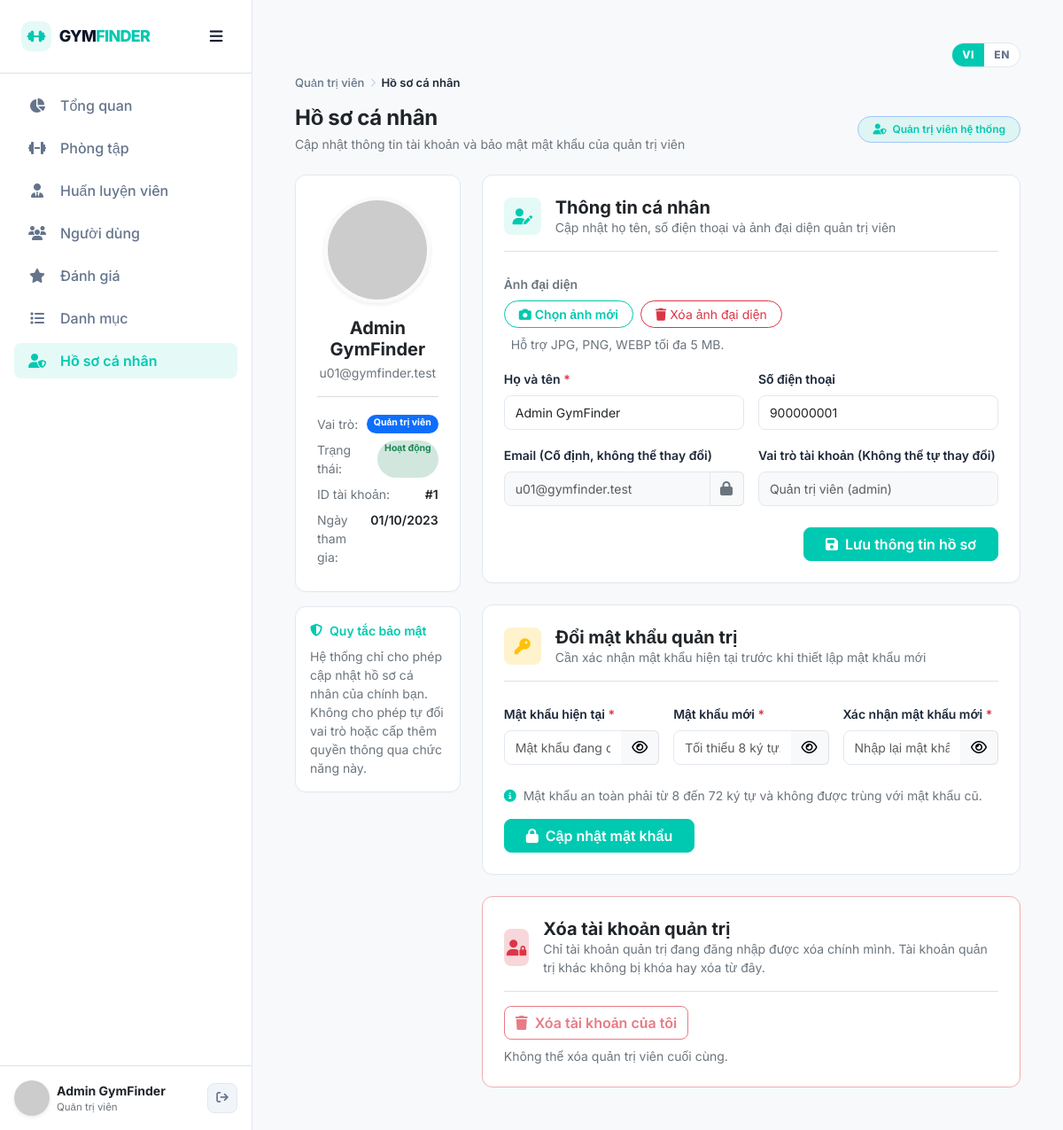
The page /admin/pages/profile.php (signed in) on the database its author committed.
### tables this page shows
CREATE TABLE users (
  id            INT UNSIGNED NOT NULL AUTO_INCREMENT,
  full_name     VARCHAR(100) NOT NULL,
  email         VARCHAR(255) NOT NULL,
  phone         VARCHAR(20)  NULL,
  password_hash VARCHAR(255) NOT NULL,
  avatar_url    VARCHAR(255) NULL,
  role          ENUM('user','admin')    NOT NULL DEFAULT 'user',
  status        ENUM('active','locked') NOT NULL DEFAULT 'active',
  must_change_password TINYINT(1) NOT NULL DEFAULT 0,
  temp_password_expires_at DATETIME NULL,
  last_login_at DATETIME NULL,
  created_at    DATETIME NOT NULL DEFAULT CURRENT_TIMESTAMP,
  updated_at    DATETIME NOT NULL DEFAULT CURRENT_TIMESTAMP ON UPDATE CURRENT_TIMESTAMP,

  PRIMARY KEY (id),
  UNIQUE KEY uq_users_email (email),
  UNIQUE KEY uq_users_phone (phone),
  KEY idx_users_role_status (role, status),

  CONSTRAINT chk_users_phone
    CHECK (phone IS NULL OR phone REGEXP '^\\+?[0-9]{9,14}$')
);

### admin/pages/profile.php (the view, shortened to what the rows shown need)
<?php
require dirname(__DIR__, 2) . '/includes/layout_head.php';
require dirname(__DIR__, 2) . '/includes/admin_layout.php';
?>
<div class="d-flex flex-wrap justify-content-between align-items-center gap-3 mb-4">
    <div>
        <h2 class="fw-bold mb-1 text-dark" style="font-size: 24px; letter-spacing: -0.3px;"><?= gf_h(gf_t('Hồ sơ cá nhân')) ?></h2>
    </div>
</div>
<div class="row g-4">
    <div class="col-lg-4 col-xl-3">
        <div class="admin-card text-center p-4">
            <div class="position-relative d-inline-block mb-3">
                <img id="adminAvatarPreview"
                     src="<?= gf_h(gf_avatar($adminUser['avatar_url'] ?? null, !empty($adminUser['avatar_url']) ? (int)$adminUser['id'] : 0, $adminUser['full_name'])) ?>"
                     class="rounded-circle shadow-sm"
                     style="width: 120px; height: 120px; object-fit: cover; border: 4px solid #f8fafc;"
                     alt="<?= gf_h($adminUser['full_name']) ?>">
            </div>
            <h5 class="fw-bold text-dark mb-1"><?= gf_h($adminUser['full_name']) ?></h5>
            <div class="text-secondary small mb-3"><?= gf_h($adminUser['email']) ?></div>
            <hr class="text-secondary opacity-25 my-3">
            <div class="text-start small">
                <div class="d-flex justify-content-between py-1">
                </div>
                <div class="d-flex justify-content-between py-1">
                </div>
                <div class="d-flex justify-content-between py-1">
                    <span class="text-secondary"><?= gf_h(gf_t('ID tài khoản:')) ?></span>
                    <span class="fw-semibold text-dark">#<?= (int)$adminUser['id'] ?></span>
                </div>
                <div class="d-flex justify-content-between py-1">
                    <span class="text-secondary"><?= gf_h(gf_t('Ngày tham gia:')) ?></span>
                    <span class="fw-semibold text-dark"><?= !empty($adminUser['created_at']) ? date('d/m/Y', strtotime($adminUser['created_at'])) : '—' ?></span>
                </div>
            </div>
        </div>
    </div>
    <div class="col-lg-8 col-xl-9">
        <div class="admin-card p-4 mb-4">
            <form method="post" class="js-form-validate" novalidate enctype="multipart/form-data">
                <div class="row g-3 mb-4">
                    <div class="col-md-6">
                        <label class="form-label fw-semibold small" for="adminFullName"><?= gf_h(gf_t('Họ và tên')) ?> <span class="text-danger">*</span></label>
                        <input type="text" id="adminFullName" name="full_name" class="form-control admin-input" value="<?= gf_h($adminUser['full_name']) ?>" required data-required-msg="<?= gf_h(gf_t('Vui lòng nhập họ và tên.')) ?>" placeholder="<?= gf_h(gf_t('Nhập họ và tên...')) ?>">
                    </div>
                    <div class="col-md-6">
                        <label class="form-label fw-semibold small" for="adminPhone"><?= gf_h(gf_t('Số điện thoại')) ?></label>
                        <input type="text" id="adminPhone" name="phone" class="form-control admin-input" value="<?= gf_h($adminUser['phone'] ?? '') ?>" placeholder="VD: 0912345678...">
                    </div>
                    <div class="col-md-6">
                        <div class="input-group">
                            <input type="email" class="form-control admin-input bg-light text-muted" value="<?= gf_h($adminUser['email']) ?>" disabled readonly>
                            <span class="input-group-text bg-light text-secondary border-start-0"><i class="fa-solid fa-lock"></i></span>
                        </div>
                    </div>
                </div>
            </form>
        </div>
    </div>
</div>
</main></div>
</body></html>

### includes/admin_layout.php (shortened to what the rows shown need)
<?php
$adminUser = gf_require_admin();
?>
<div class="d-flex admin-shell">
<aside class="sidebar d-flex flex-column" id="sidebar" aria-label="<?= gf_h(gf_t('Menu quản trị')) ?>">
    <div class="p-3 border-top mt-auto">
        <div class="admin-user-row d-flex align-items-center gap-2">
            <a href="<?= gf_h(gf_url('admin/pages/profile.php')) ?>" class="d-flex align-items-center gap-2 text-decoration-none min-w-0 flex-grow-1 text-dark" title="<?= gf_h(gf_t('Xem và sửa hồ sơ quản trị')) ?>">
                <div class="admin-user-meta min-w-0 text-truncate"><div class="fw-bold small text-truncate"><?= gf_h($adminUser['full_name']) ?></div><div class="text-secondary" style="font-size:11.5px;"><?= gf_h(gf_t('Quản trị viên')) ?></div></div>
            </a>
        </div>
    </div>
</aside>
<main class="main-content flex-grow-1 p-4 p-md-5 bg-light" style="min-width:0;">

### rows shown on the page
users: full_name "Admin GymFinder", email "u01@gymfinder.test", id "1", created_at "01/10/2023", phone "900000001"

### other values the page prints
gf_h($label) "Tổng quan Phòng tập Huấn luyện viên Người dùng Đánh giá Danh mục Hồ sơ cá nhân"
gf_h(gf_t('Quản trị viên')) "Quản trị viên"
gf_h($adminBreadcrumbCurrent) "Hồ sơ cá nhân"
gf_h(gf_t('Hồ sơ cá nhân')) "Hồ sơ cá nhân"
gf_h(gf_t('Quản trị viên hệ thống')) "Quản trị viên hệ thống"
gf_h(gf_t('Vai trò:')) "Vai trò:"
gf_h(gf_t('Trạng thái:')) "Trạng thái:"
gf_h(gf_t('Hoạt động')) "Hoạt động"
gf_h(gf_t('ID tài khoản:')) "ID tài khoản:"
gf_h(gf_t('Ngày tham gia:')) "Ngày tham gia:"
gf_h(gf_t('Quy tắc bảo mật')) "Quy tắc bảo mật"
gf_h(gf_t('Thông tin cá nhân')) "Thông tin cá nhân"
gf_h(gf_t('Ảnh đại diện')) "Ảnh đại diện"
gf_h(gf_t('Chọn ảnh mới')) "Chọn ảnh mới"
gf_h(gf_t('Xóa ảnh đại diện')) "Xóa ảnh đại diện"
